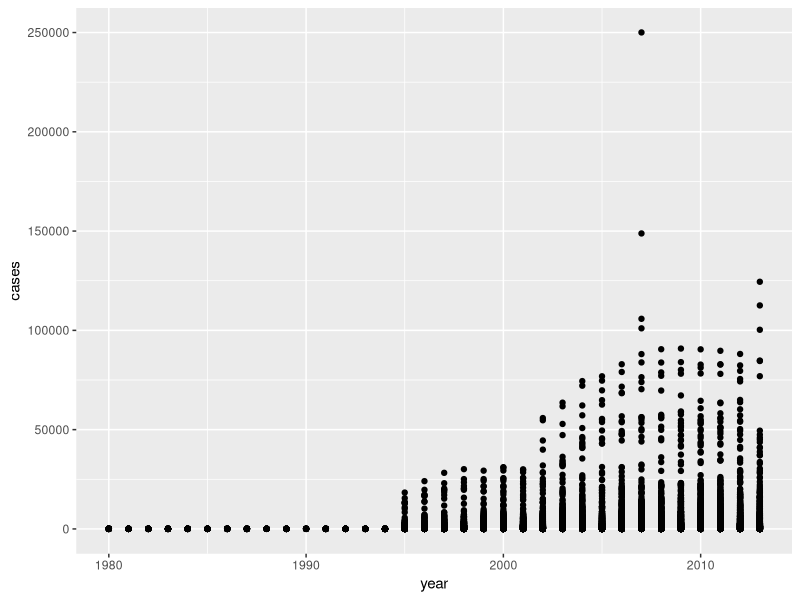
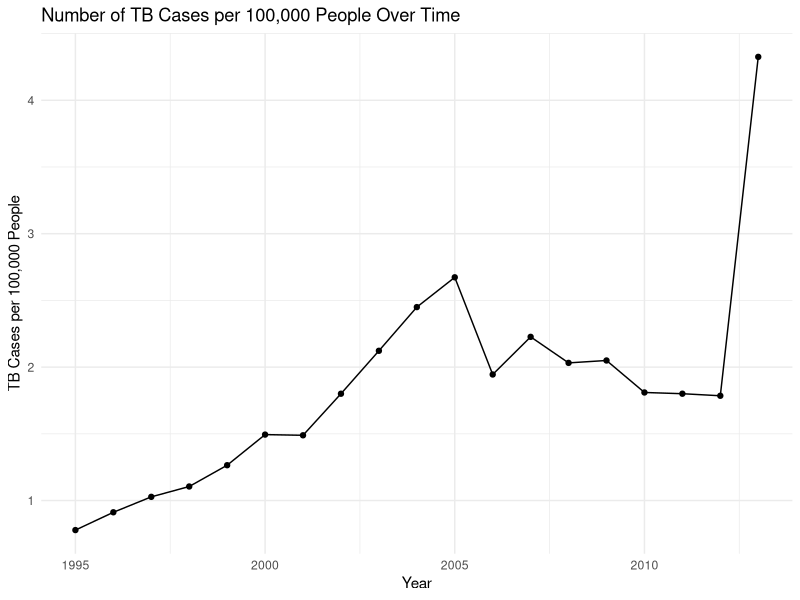

Here is the R script that generated these plots, in order:
## ---- chunk 1
knitr::opts_chunk$set(echo = TRUE, eval = TRUE,  
                      warning = FALSE, message = FALSE, 
                      fig.align = "center",
                      R.options = list(max.print=100))

# Edit the file starting below
## ---- chunk 2
# Load the package
library(tidyverse) 
## ---- chunk 3
# Take a quick look
head(who2)
head(population)
## ---- chunk 4
# created a dataset with 4 columns for country, year, diagnosis_gender_age, and cases
who2_long <- who2 |>
  pivot_longer(
    cols = starts_with("sp") | starts_with("rel") | starts_with("ep") | starts_with("sn"),
    names_to = "diagnosis_gender_age",
    values_to = "cases"
  )
who2_long
## ---- chunk 5
# tidy up who2_longer
tidy_who <- who2_long |>
  separate(diagnosis_gender_age, into= c("diagnosis", "gender", "age"), sep="_")
tidy_who
## ---- chunk 6
# the number of missing values in tidy_who
sum(is.na(tidy_who))
## ---- chunk 7
# filter out missing values from the cases in tidy_who
zero_case <- tidy_who |>
  filter(cases == 0)
zero_case
## ---- chunk 8
# graphed the amount of TB cases over time
ggplot(tidy_who) +
  geom_point(aes(x=year, y=cases))
## ---- chunk 9
# graphed the TB cases per 100,000 people over year
tidy_who |>
  filter(!is.na(cases)) |> #gets rid of any missing values in cases
  left_join(population, by = c("country", "year")) |> 
  filter(!is.na(population) & population > 0) |> #fixes an issue where we would get Inf values
  group_by(year) |>
  summarize(total_cases = sum(cases, na.rm = TRUE), #sums all values, excluding NA
            total_population = sum(population, na.rm = TRUE)) |>
  mutate(cases_per_100k = (total_cases / total_population) * 100000) |>
  ggplot(aes(x = year, y = cases_per_100k)) +
  geom_line() +
  geom_point() +
  labs(title = "Number of TB Cases per 100,000 People Over Time",
       x = "Year", 
       y = "TB Cases per 100,000 People") +
  theme_minimal()
